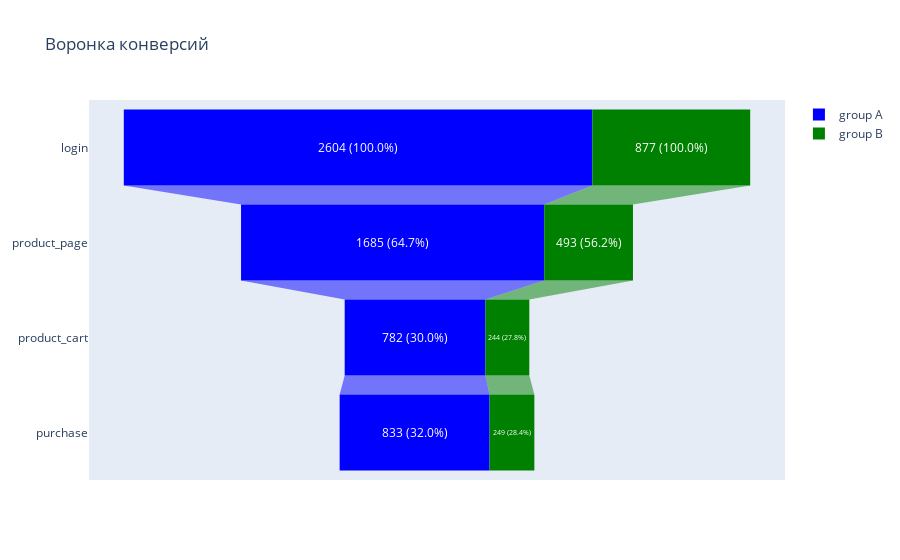

The notebook cell this image was saved under:
### Markdown cell above
***
Построим визуалиация для **воронки конверсии** для двух групп

### Code cell
fig = go.Figure()

fig.add_trace(go.Funnel(
    name = 'group A',
    y = funnel_a.event_name,         # Этапы воронки
    x = funnel_a.unique_user,       # Значения для группы A
    texttemplate="%{value} (%{percentInitial:.1%})",
    marker = {"color": "blue"}  # Цвет для группы A
))

# Построение воронки для группы B
fig.add_trace(go.Funnel(
    name = 'group B',
    y = funnel_b.event_name,         # Этапы воронки
    x = funnel_b.unique_user,       # Значения для группы B
    texttemplate="%{value} (%{percentInitial:.1%})",
    marker = {"color": "green"}  # Цвет для группы B
))

fig.update_layout(
    height=700,  # Увеличиваем высоту графика
    title="Воронка конверсий"
)

### Figure 1 — Plotly figure (JSON) as saved in the notebook; plotly's stock layout.template omitted (floating-point values rounded to 4 significant figures)
{"data": [{"marker": {"color": "blue"}, "name": "group A", "texttemplate": "%{value} (%{percentInitial:.1%})", "type": "funnel", "x": [2604, 1685, 782, 833], "y": ["login", "product_page", "product_cart", "purchase"]}, {"marker": {"color": "green"}, "name": "group B", "texttemplate": "%{value} (%{percentInitial:.1%})", "type": "funnel", "x": [877, 493, 244, 249], "y": ["login", "product_page", "product_cart", "purchase"]}], "layout": {"autosize": true, "title": {"text": "Воронка конверсий"}, "xaxis": {"autorange": true, "range": [-1934.0, 1934.0], "type": "linear"}, "yaxis": {"autorange": true, "range": [3.5, -0.5], "type": "category"}}}
